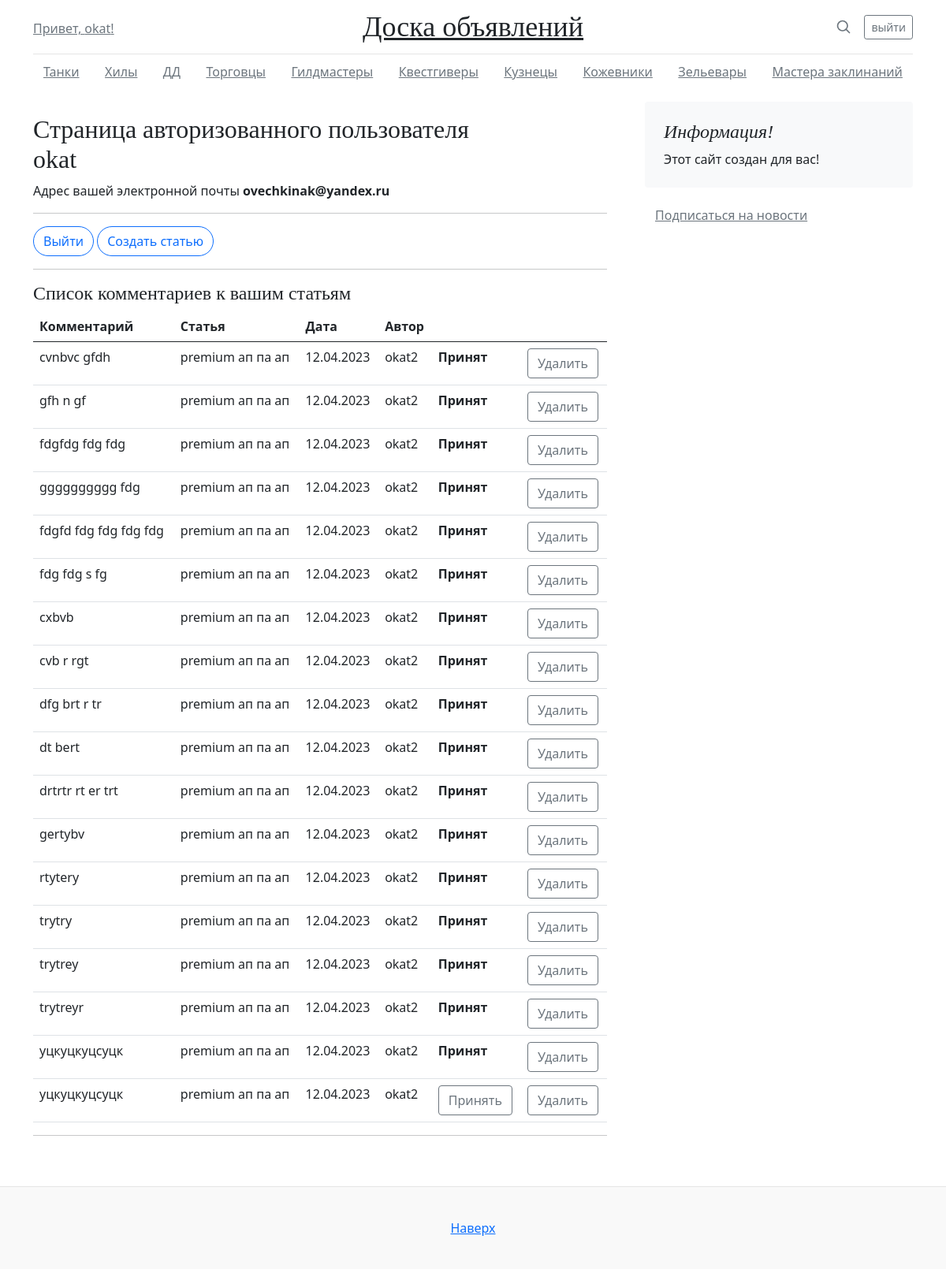
Screenshot of /board/user (signed in) with the database file from the repository.
### board/models.py (models this page shows, shortened)
class Comment(models.Model):
	text_comment = models.TextField()
	date_comment = models.DateTimeField(auto_now_add=True)
	one_to_many_new = models.ForeignKey(New, on_delete=models.CASCADE)
	one_to_many_user = models.ForeignKey(User, on_delete=models.CASCADE)
	switch = models.BooleanField(default=False)

class New(models.Model):
	list_category = [("Танки", "Танки"), ("Хилы", "Хилы"),("ДД", "ДД") ,("Торговцы", "Торговцы") , ("Гилдмастеры", "Гилдмастеры"),("Квестгиверы", "Квестгиверы") ,("Кузнецы", "Кузнецы") ,("Кожевники", "Кожевники") , ("Зельевары", "Зельевары"), ("Мастера заклинаний", "Мастера заклинаний")]
	date = models.DateTimeField(auto_now_add=True)
	name = models.CharField(max_length=255)
	text = models.TextField()
	author = models.ForeignKey(User, on_delete=models.CASCADE)
	category = models.CharField(max_length=20, choices=list_category)

### board/views.py (the view)
# urls.py: path('user', UserView.as_view()),
class UserView(LoginRequiredMixin, TemplateView):
	template_name = 'user.html'
	def get_context_data(self, **kwargs):
		context = super().get_context_data(**kwargs)
		my_user = User.objects.get(id=self.request.user.id)
		context['my_news'] = my_user.new_set.all()
		return context

### templates/user.html (shortened to what this page needs)
{% extends 'default.html' %}
{% block content %}
<h2>Страница авторизованного пользователя <br>{{request.user.username}}</h2>
<div> Адрес вашей электронной почты <b>{{ request.user.email }}</b></div>
<hr>
<div class="blog-pagination2" aria-label="Pagination">
        <a class="btn btn-outline-primary" href="/accounts/logout/">Выйти</a>
        <a class="btn btn-outline-primary" href="/board/create">Создать статью</a>
</div>
<hr>
<h4>Список комментариев к вашим статьям</h4>
    <table class="table">
        <thead>
            <tr>
                <th>Комментарий</th>
                <th>Статья</th>
                <th>Дата</th>
                <th>Автор</th>
                <th></th>
                <th></th>
            </tr>
        </thead>
        <tbody>
        {% for news in my_news %}
            {% for com in news.comment_set.all %}
                 <tr>
                     <td>
                         {{ com.text_comment }}
                     </td>
                     <td>
                         {{ com.one_to_many_new.name}}  {{ com.one_to_many_new.text |truncatechars:30 }}
                     </td>
                     <td>
                         {{ com.date_comment|date:"d.m.Y"}}
                     </td>
                      <td>
                         {{ com.one_to_many_user.username}}
                     </td>
                     {% if not com.switch %}
                         <form method='post' action="/board/send_com">
                         <td>
                             <input class="btn btn-outline-secondary" type="submit" value="Принять" name='send'>
                         </td>
                         </form>
                     {% else %}
                        <td>
                             <p><strong>Принят</strong></p>
                        </td>
                     {% endif %}
                     <form method='post' action="/board/del_com">
                     <td>
                         <input class="btn btn-outline-secondary" type="submit" value="Удалить" name='del'>
                     </td>
                     </form>
                 </tr>
            {% endfor %}
        {% endfor %}
    </table>
{% endblock %}

### templates/default.html (shortened to what this page needs)
{% load static %}
<html lang="en">
  <head>
<link href="{% static 'assets/dist/css/bootstrap.min.css' %}" rel="stylesheet">
    <link href="{% static 'blog/blog.css' %}" rel="stylesheet">
  </head>
  <body>
<div class="container">
  <header class="blog-header py-3">
    <div class="row flex-nowrap justify-content-between align-items-center">
      <div class="col-4 pt-1">
        {% if user.username %}
          <a class="link-secondary" href="/board/user">Привет, {{ user.username }}! </a>
        {% else %}
          <a class="link-secondary" href="/accounts/signup/">Регистрация на сайте</a>
        {% endif %}
      </div>
      <div class="col-4 text-center">
        <a class="blog-header-logo text-dark" href="/board/">Доска объявлений</a>
      </div>
      <div class="col-4 d-flex justify-content-end align-items-center">
        <a class="link-secondary" href="#" aria-label="Search">
          <svg xmlns="http://www.w3.org/2000/svg" width="20" height="20" fill="none" stroke="currentColor" stroke-linecap="round" stroke-linejoin="round" stroke-width="2" class="mx-3" role="img" viewBox="0 0 24 24"><title>Search</title><circle cx="10.5" cy="10.5" r="7.5"/><path d="M21 21l-5.2-5.2"/></svg>
        </a>
        {% if user.username %}
          <a class="btn btn-sm btn-outline-secondary" href="/accounts/logout/">выйти</a>
        {% else %}
          <a class="btn btn-sm btn-outline-secondary" href="/accounts/login/">Войти</a>
        {% endif %}
      </div>
    </div>
  </header>
  <form method='get' action="/board/nav">
    <div class="nav-scroller py-1 mb-2">
      <nav class="nav d-flex justify-content-between">
        <input class="btn link-secondary btn-link" type="submit" value="Танки" name='T'>
        <input class="btn link-secondary btn-link" type="submit" value="Хилы" name='T'>
        <input class="btn link-secondary btn-link" type="submit" value="ДД" name='T'>
        <input class="btn link-secondary btn-link" type="submit" value="Торговцы" name='T'>
        <input class="btn link-secondary btn-link" type="submit" value="Гилдмастеры" name='T'>
        <input class="btn link-secondary btn-link" type="submit" value="Квестгиверы" name='T'>
        <input class="btn link-secondary btn-link" type="submit" value="Кузнецы" name='T'>
        <input class="btn link-secondary btn-link" type="submit" value="Кожевники" name='T'>
        <input class="btn link-secondary btn-link" type="submit" value="Зельевары" name='T'>
        <input class="btn link-secondary btn-link" type="submit" value="Мастера заклинаний" name='T'>
      </nav>
    </div>
  </form>
</div>
<main class="container">
  <div class="row g-5">
    <div class="col-md-8">
      <article class="blog-post">
        <p>{% block content %}{% endblock content %}</p>
        <hr>
      </article>
    </div>
    <div class="col-md-4">
      <div class="position-sticky" style="top: 2rem;">
        <div class="p-4 mb-3 bg-light rounded">
          <h4 class="fst-italic">Информация!</h4>
          <p class="mb-0">Этот сайт создан для вас!</p>
        </div>
            <form method='post' action="/board/add_group">
                <input class="btn link-secondary btn-link" type="submit" value="Подписаться на новости" name='sub'>
            </form>
      </div>
    </div>
  </div>
</main>
<footer class="blog-footer">
  <p>
    <a href="#">Наверх</a>
  </p>
</footer>
  </body>
</html>

### static/blog/blog.css (style rules this page uses)
.blog-header { line-height: 1; border-bottom: 1px solid #e5e5e5; }
.blog-header-logo { font-family: "Playfair Display", Georgia, "Times New Roman", serif; font-size: 2.25rem; }
h1, h2, h3, h4, h5, h6 { font-family: "Playfair Display", Georgia, "Times New Roman", serif; }
.nav-scroller { position: relative; z-index: 2; height: 2.75rem; overflow-y: hidden; }
.nav-scroller .nav { display: flex; flex-wrap: nowrap; padding-bottom: 1rem; margin-top: -1px; overflow-x: auto; text-align: center; white-space: nowrap; -webkit-overflow-scrolling: touch; }
.blog-post { margin-bottom: 4rem; }
.blog-footer { padding: 2.5rem 0; color: #727272; text-align: center; background-color: #f9f9f9; border-top: .05rem solid #e5e5e5; }
.blog-footer p:last-child { margin-bottom: 0; }
.blog-pagination2 { margin-bottom: 1rem; }
.blog-pagination2 > .btn { border-radius: 2rem; }

### rows the page displays
Comment: text_comment "cvnbvc gfdh", one_to_many_new.name "premium", one_to_many_new.text "ап па ап", date_comment "12.04.2023", one_to_many_user.username "okat2", switch "Принят"
Comment: text_comment "gfh n gf", one_to_many_new.name "premium", one_to_many_new.text "ап па ап", date_comment "12.04.2023", one_to_many_user.username "okat2", switch "Принят"
Comment: text_comment "fdgfdg fdg fdg", one_to_many_new.name "premium", one_to_many_new.text "ап па ап", date_comment "12.04.2023", one_to_many_user.username "okat2", switch "Принят"
Comment: text_comment "gggggggggg fdg", one_to_many_new.name "premium", one_to_many_new.text "ап па ап", date_comment "12.04.2023", one_to_many_user.username "okat2", switch "Принят"
Comment: text_comment "fdgfd fdg fdg fdg fdg", one_to_many_new.name "premium", one_to_many_new.text "ап па ап", date_comment "12.04.2023", one_to_many_user.username "okat2", switch "Принят"
Comment: text_comment "fdg fdg s fg", one_to_many_new.name "premium", one_to_many_new.text "ап па ап", date_comment "12.04.2023", one_to_many_user.username "okat2", switch "Принят"
Comment: text_comment "cxbvb", one_to_many_new.name "premium", one_to_many_new.text "ап па ап", date_comment "12.04.2023", one_to_many_user.username "okat2", switch "Принят"
Comment: text_comment "cvb r rgt", one_to_many_new.name "premium", one_to_many_new.text "ап па ап", date_comment "12.04.2023", one_to_many_user.username "okat2", switch "Принят"
Comment: text_comment "dfg brt r tr", one_to_many_new.name "premium", one_to_many_new.text "ап па ап", date_comment "12.04.2023", one_to_many_user.username "okat2", switch "Принят"
Comment: text_comment "dt bert", one_to_many_new.name "premium", one_to_many_new.text "ап па ап", date_comment "12.04.2023", one_to_many_user.username "okat2", switch "Принят"
Comment: text_comment "drtrtr rt er trt", one_to_many_new.name "premium", one_to_many_new.text "ап па ап", date_comment "12.04.2023", one_to_many_user.username "okat2", switch "Принят"
Comment: text_comment "gertybv", one_to_many_new.name "premium", one_to_many_new.text "ап па ап", date_comment "12.04.2023", one_to_many_user.username "okat2", switch "Принят"
Comment: text_comment "rtytery", one_to_many_new.name "premium", one_to_many_new.text "ап па ап", date_comment "12.04.2023", one_to_many_user.username "okat2", switch "Принят"
Comment: text_comment "trytry", one_to_many_new.name "premium", one_to_many_new.text "ап па ап", date_comment "12.04.2023", one_to_many_user.username "okat2", switch "Принят"
Comment: text_comment "trytrey", one_to_many_new.name "premium", one_to_many_new.text "ап па ап", date_comment "12.04.2023", one_to_many_user.username "okat2", switch "Принят"
Comment: text_comment "trytreyr", one_to_many_new.name "premium", one_to_many_new.text "ап па ап", date_comment "12.04.2023", one_to_many_user.username "okat2", switch "Принят"
Comment: text_comment "уцкуцкуцсуцк", one_to_many_new.name "premium", one_to_many_new.text "ап па ап", date_comment "12.04.2023", one_to_many_user.username "okat2", switch "Принят"
Comment: text_comment "уцкуцкуцсуцк", one_to_many_new.name "premium", one_to_many_new.text "ап па ап", date_comment "12.04.2023", one_to_many_user.username "okat2"

### other values shown
{{ user.username }} "okat"
{{ request.user.username }} "okat"
{{ request.user.email }} "ovechkinak@yandex.ru"
